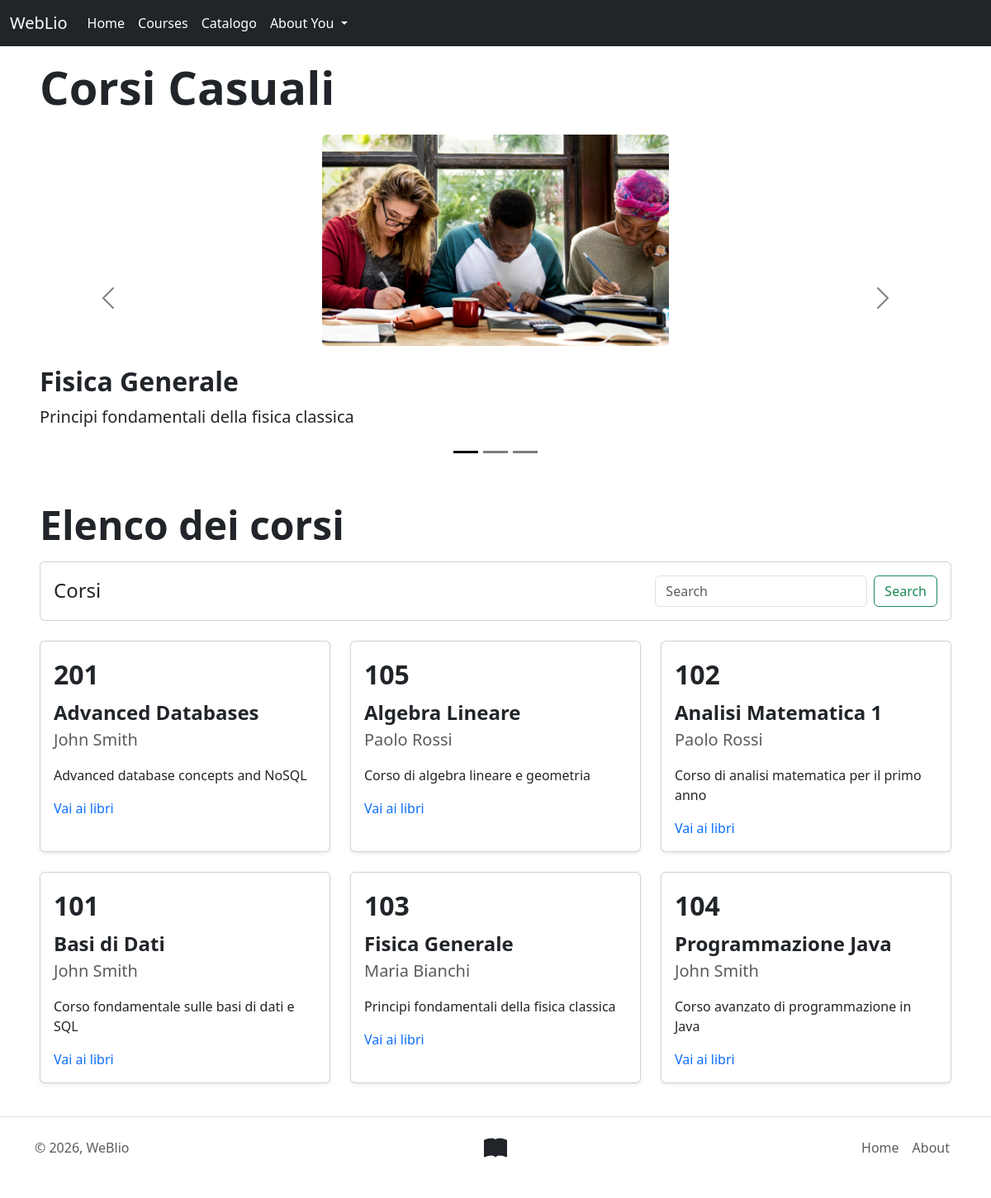
/php/courses.php, run on the app's committed database.
### tables this page shows
CREATE TABLE IF NOT EXISTS `corsi`(
 `codice_corso` INT NOT NULL,
 `nome_corso` VARCHAR(50) NOT NULL,
 `descrizione` TEXT NOT NULL,
 `lingua` VARCHAR(30) NOT NULL DEFAULT 'Italiano',
 `docente` VARCHAR(30),
 PRIMARY KEY (`codice_corso`),
 INDEX `idx_corso`(`nome_corso` ASC)
);

### php/courses.php (called while the page is built)
<?php
    require_once("db/Bootstrap.php");
    $templateParams["titolo"] = "WebLio - Corsi";
    $templateParams["h1"] = "Corsi Casuali";
    $q = isset($_GET["q"]) ? trim($_GET["q"]) : "";
    $templateParams["randomCourses"] = $dbh->getRandomCourses(3);
    $templateParams["courses"] = $dbh->getCoursesByResearch($q);
    $templateParams["searchQuery"] = $q;
    $templateParams["baseUpperPage"] = "template/course_page.php";
    require("template/base.php");
?>

### php/db/db.php (called while the page is built, shortened)
<?php
class DatabaseHelper
{
  private $db;
  public function __construct($servername, $username, $password, $dbname, $port)
  {
    $this->db = new mysqli($servername, $username, $password, $dbname, $port);
  }
  public function getRandomCourses($limit = 3)
  {
    $query = "SELECT * FROM corsi ORDER BY RAND() LIMIT ?";
    $stmt = $this->db->prepare($query);
    $stmt->bind_param('i', $limit);
    $stmt->execute();
    $result = $stmt->get_result();
    return $result->fetch_all(MYSQLI_ASSOC);
  }
  public function getCoursesByResearch($search = "")
  {
    $search = trim($search);
    if ($search === "") {
      $query = "SELECT * FROM corsi ORDER BY nome_corso ASC";
      $stmt = $this->db->prepare($query);
    }
    $stmt->execute();
    $result = $stmt->get_result();
    return $result->fetch_all(MYSQLI_ASSOC);
  }
}

### php/db/Bootstrap.php (called while the page is built, shortened)
<?php
require_once ROOT_PATH . 'db\db.php';
$dbh = new DatabaseHelper("localhost", "root", "", "weblio", 3306);
?>

### php/template/course_page.php (the view, shortened to what this page needs)
<?php
    $randomCourses = $templateParams["randomCourses"];
    $courses = $templateParams["courses"];
    $q = $templateParams["searchQuery"];
    $h1 = $templateParams["h1"];
?>
<div class="container-fluid my-3 px-3 px-md-4">
    <h1 class="display-4 fw-semibold mb-4"><?php echo htmlspecialchars($h1) ?></h1>
    <div id="coursesCarousel" class="carousel slide carousel-dark" data-bs-ride="carousel">
        <div class="carousel-inner">
            <?php $first = true; ?>
            <?php foreach ($randomCourses as $c) : ?>
            <?php
                $activeClass = $first ? "active" : "";
                $first  = false;
                $imgUrl = "../php/uploads/courses/".rand(1,3).".png";
            ?>
            <div class="carousel-item <?php echo $activeClass; ?>">
                <div class="d-flex justify-content-center">
                    <img src="<?= $imgUrl;?>"
                    class="d-block rounded"
                    style="max-width: 420px;width : 100%;"
                    alt="cover corso">
                </div>
                <div class="mt-4">
                    <h2 class="fw-semibold"><?= htmlspecialchars($c["nome_corso"]) ?></h2>
                    <p class="fs-5 mb-0"><?= htmlspecialchars($c["descrizione"]) ?></p>
                </div>
            </div>
            <?php endforeach; ?>
        </div>
        <button class="carousel-control-prev" type="button" data-bs-target="#coursesCarousel" data-bs-slide="prev">
            <span class="carousel-control-prev-icon" aria-hidden="true"></span>
        </button>
        <button class="carousel-control-next" type="button" data-bs-target="#coursesCarousel" data-bs-slide="next">
            <span class="carousel-control-next-icon" aria-hidden="true"></span>
        </button>
        <div class="carousel-indicators position-static mt-3">
        <?php for ($i = 0; $i < count($randomCourses); $i++) : ?>
            <button type="button"
                    data-bs-target="#coursesCarousel"
                    data-bs-slide-to="<?php echo $i; ?>"
                    class="<?php echo ($i === 0) ? "active" : ""; ?>"
                    aria-current="<?php echo ($i === 0) ? "true" : "false"; ?>"
                    aria-label="Slide <?php echo $i + 1; ?>"></button>
        <?php endfor; ?>
        </div>
    </div>
    <h2 class="display-5 fw-bold mt-5 mb-3">Elenco dei corsi</h2>
    <div class = "card mb-4">
        <div class = "card-body d-flex allign-items-center gap-3">
            <div class="fs-4">Corsi</div>
            <form class = "ms-auto d-flex gap-2"method="GET" action="courses.php">
                <input class = "form-control" type="search" name="q"
                                value="<?= htmlspecialchars($q) ?>"
                                placeholder="Search">
                <button class="btn btn-outline-success" type="submit">Search</button>
            </form>
        </div>
    </div>
    <?php if (empty($courses)) : ?>
        <div class="alert alert-warning">Nessun corso trovato.</div>
    <?php else : ?>
        <div class="row g-4">
            <?php foreach($courses as $c) : ?>
                <div class="col-12 col-md-6 col-lg-4">
                    <div class="card h-100 shadow-sm">
                        <div class="card-body">
                            <div class="fw-bold fs-2 mb-1">
                                <?= htmlspecialchars($c["codice_corso"]); ?>
                            </div>
                            <div class="fs-4 fw-semibold">
                                <?= htmlspecialchars($c["nome_corso"]); ?>
                            </div>
                            <div class= "text-muted fs-5 mb-3">
                                <?= htmlspecialchars($c["docente"]); ?>
                            </div>
                            <p class="mb-3">
                                <?= htmlspecialchars($c["descrizione"]); ?>
                            </p>
                            <a class="link-primary" href="catalogo.php?course=<?= urlencode($c["codice_corso"]) ?>">
                                Vai ai libri
                            </a>
                        </div>
                    </div>
                </div>
            <?php endforeach; ?>
        </div>
    <?php endif; ?>
</div>

### php/template/base.php (shortened to what this page needs)
<!DOCTYPE html>
<html lang="it">
    <head>
        <link href="https://cdn.jsdelivr.net/npm/bootstrap@5.3.8/dist/css/bootstrap.min.css" rel="stylesheet"
>
        <link rel="stylesheet" href="https://cdn.jsdelivr.net/npm/bootstrap-icons@1.11.1/font/bootstrap-icons.css">
        <link rel="stylesheet" href="../css/styles.css">
    </head>
    <body class="d-flex flex-column min-vh-100">
        <main class="flex-grow-1">
            <section>
                <nav class="navbar navbar-expand-lg text-white bg-dark mb-3">
                    <div class="container-fluid">
                        <a class="navbar-brand text-white" href="home.php">WebLio</a>
                        <div class="collapse navbar-collapse" id="navbarNavDropdown">
                            <ul class="navbar-nav">
                                <li class="nav-item">
                                    <a class="nav-link active text-white" aria-current="page" href="home.php">Home</a>
                                </li>
                                <li class="nav-item">
                                    <a class="nav-link text-white" href="courses.php">Courses</a>
                                </li>
                                <li class="nav-item">
                                    <a class="nav-link text-white" href="catalogo.php">Catalogo</a>
                                </li>
                                <li class="nav-item dropdown">
                                    <a class="nav-link dropdown-toggle text-white" href="#" role="button"
                                        data-bs-toggle="dropdown" aria-expanded="false">
                                        About You
                                    </a>
                                </li>
                            </ul>
                        </div>
                    </div>
                </nav>
            </section>
            <div class="mx-4">
                <?php require($templateParams["baseUpperPage"]) ?>
            </div>
        </main>
        <footer class="d-flex flex-wrap justify-content-between align-items-center py-3 my-4 border-top">
            <div class="container d-flex flex-wrap justify-content-between align-items-center">
            <p class="col-md-4 mb-0 text-muted">© 2026, WeBlio</p>
            <a href="../php/home.php" class="col-md-4 d-flex align-items-center justify-content-center mb-3 mb-md-0 me-md-auto link-dark text-decoration-none">
                <i class="bi bi-book-fill fs-3"></i>
            </a>
            <ul class="nav col-md-4 justify-content-end">
                <li class="nav-item"><a href="home.php" class="nav-link px-2 text-muted">Home</a></li>
                <li class="nav-item"><a data-bs-toggle="offcanvas" href="#offcanvas" class="nav-link px-2 text-muted">About</a></li>
            </ul>
        </div>
        </footer>
    </body>
</html>

### css/styles.css (style rules this page uses)
a { text-decoration: none; }
li { display: list-item; }

### data on the page
corsi: nome_corso "Fisica Generale", descrizione "Principi fondamentali della fisica classica", codice_corso "103", docente "Maria Bianchi"
corsi: codice_corso "201", nome_corso "Advanced Databases", docente "John Smith", descrizione "Advanced database concepts and NoSQL"
corsi: codice_corso "105", nome_corso "Algebra Lineare", docente "Paolo Rossi", descrizione "Corso di algebra lineare e geometria"
corsi: codice_corso "102", nome_corso "Analisi Matematica 1", docente "Paolo Rossi", descrizione "Corso di analisi matematica per il primo anno"
corsi: codice_corso "101", nome_corso "Basi di Dati", docente "John Smith", descrizione "Corso fondamentale sulle basi di dati e SQL"
corsi: codice_corso "104", nome_corso "Programmazione Java", docente "John Smith", descrizione "Corso avanzato di programmazione in Java"

### other printed values
$h1 "Corsi Casuali"
